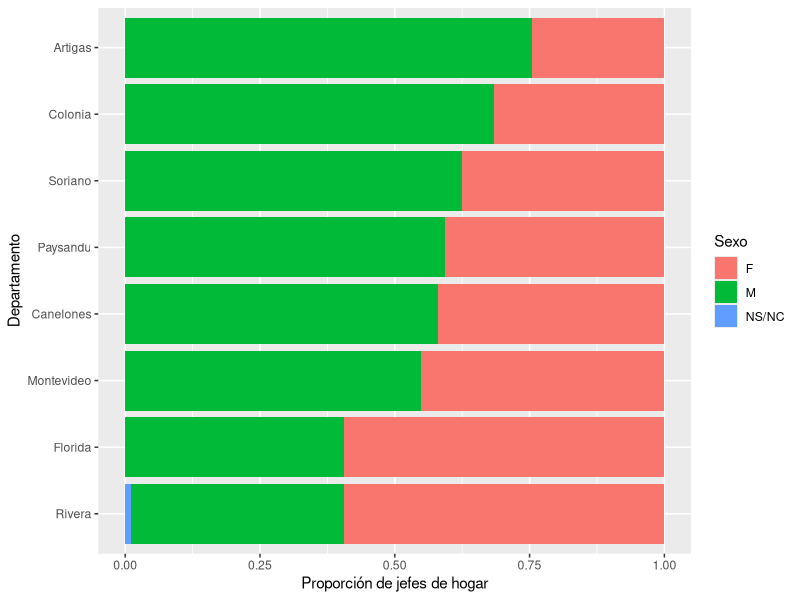
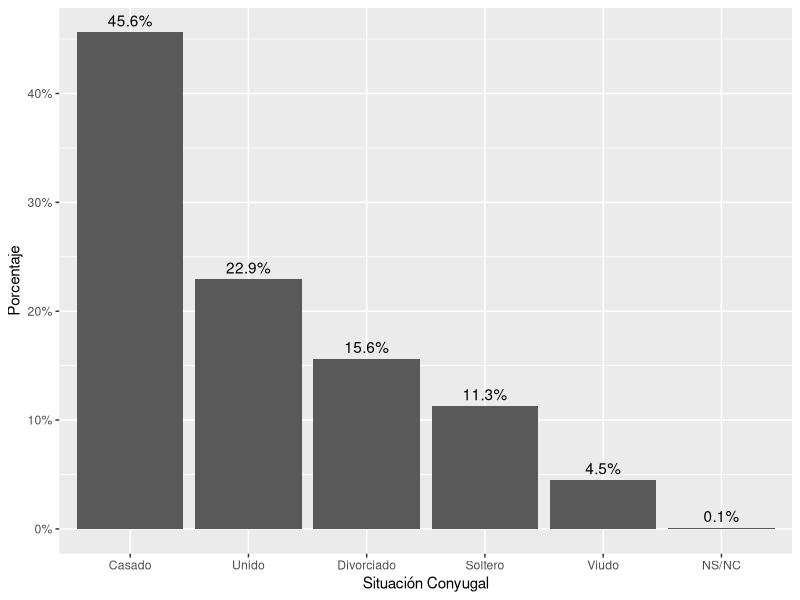
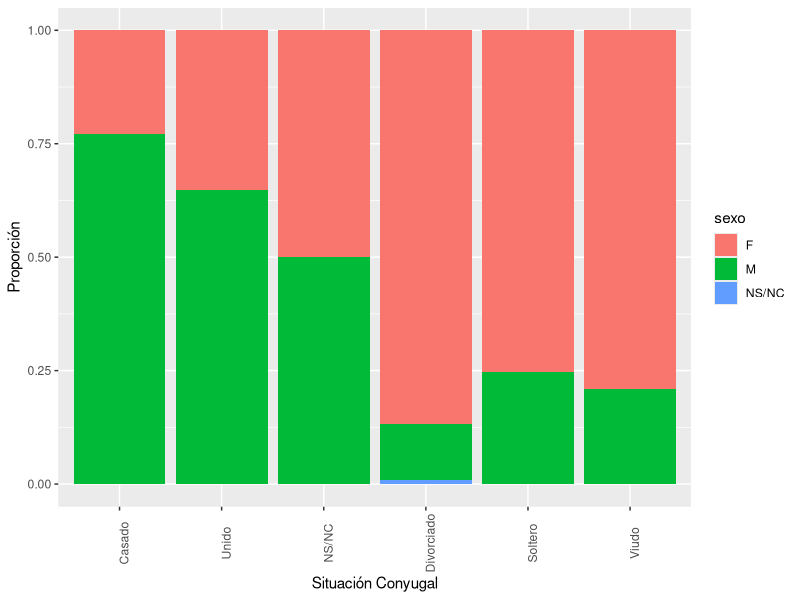

Here is the R script that generated these plots, in order:
## ---- chunk 1
knitr::opts_chunk$set(echo = TRUE, fig.pos = 'hbpt', out.extra = '', message = FALSE, 
                      warning = FALSE, comment = "")

library(tidyverse)
library(readxl)
library(magrittr)
## ---- chunk 2
personas <- readr::read_csv(file = "ola_3.csv")
## ---- chunk 3
personas <- rename(personas, depto = dpto_cod)
## ---- chunk 4
personas_reco <- mutate(personas, sexo = if_else(sexo == 1, "M", if_else(sexo == 2, "F", "NS/NC")))
## ---- chunk 5
personas_reco %>%
   group_by(sexo) %>% 
   tally() %>% 
   mutate(prop = n / sum(n)) %>% 
   select(-n) %>% 
   knitr::kable(digits = 2, caption = "Proporción de personas en la base según sexo",
                col.names = c("Sexo", "Proporción"))
## ---- chunk 6
tabla <- personas_reco %>% 
   mutate(parent.jefe = if_else(parent.jefe == 1, 1, 0)) %>% 
   filter(parent.jefe == 1) %>% 
   group_by(depto, sexo) %>% 
   count(parent.jefe) %>% 
   select(-parent.jefe) %>% 
   group_by(depto) %>% 
   mutate(prop = n / sum(n)) %>% 
   rename(`Departamento` = depto, `Sexo` = sexo, `Conteo` = n, `Proporción` = prop)
print(xtable::xtable(x = tabla, caption = "Proporción de Jefes de hogar por departamento según sexo", digits = 2),
      comment = FALSE)
## ---- chunk 7
personas_reco %>% 
   mutate(es_varon = if_else(sexo == "M", 1, 0)) %>% 
   filter(parent.jefe == 1) %>% 
   ggplot() +
   geom_bar(aes(fct_reorder(depto, .x = es_varon, .fun = mean), y = ..count.. / sum(..count..), fill = as.factor(sexo)),
            position = "fill") +
   labs(y = "Proporción de jefes de hogar", x = "Departamento", fill = "Sexo") +
   coord_flip()
## ---- chunk 8
select(tabla, -Conteo) %>% 
   spread(key = Sexo, value = `Proporción`)
## ---- chunk 9
select(personas_reco, depto, sexo, nivel.educ, sit.conyugal) %>% 
   mutate_if(.predicate = is.double, .funs = as.factor)
## ---- chunk 10
personas_reco %>% 
   filter(parent.jefe == 1) %>% 
   mutate(sit.conyugal = as.factor(sit.conyugal),
          sit.conyugal = fct_recode(sit.conyugal,
                                     "Soltero" = "1",
                                     "Unido" = "2",
                                     "Casado" = "3",
                                     "Divorciado" = "4",
                                     "Viudo" = "5",
                                     "NS/NC" = "9")) %>% 
   ggplot(aes(x = fct_infreq(sit.conyugal))) + 
   geom_bar(aes(y = ..count../sum(..count..))) +
   geom_text(aes(label = scales::percent(..prop..), y = ..prop.., group = 1),
             stat= "count", vjust = -.5) +
   labs(x = "Situación Conyugal", y = "Porcentaje") +
   scale_y_continuous(labels = scales::percent)
## ---- chunk 11
personas_reco %>%
   filter(parent.jefe == 1) %>% 
   mutate(sit.conyugal = as.factor(sit.conyugal),
          sit.conyugal = fct_recode(sit.conyugal,
                                     "Soltero" = "1",
                                     "Unido" = "2",
                                     "Casado" = "3",
                                     "Divorciado" = "4",
                                     "Viudo" = "5",
                                     "NS/NC" = "9"),
          sit.conyugal = fct_relevel(sit.conyugal, "Casado", "Unido", "NS/NC", "Divorciado", "Soltero", "Viudo")) %>%
   ggplot() +
   geom_bar(aes(sit.conyugal, y = ..count.. / sum(..count..), fill = sexo), position = "fill") +
   labs(x = "Situación Conyugal", y = "Proporción") +
   theme(axis.text.x = element_text(angle = 90))
